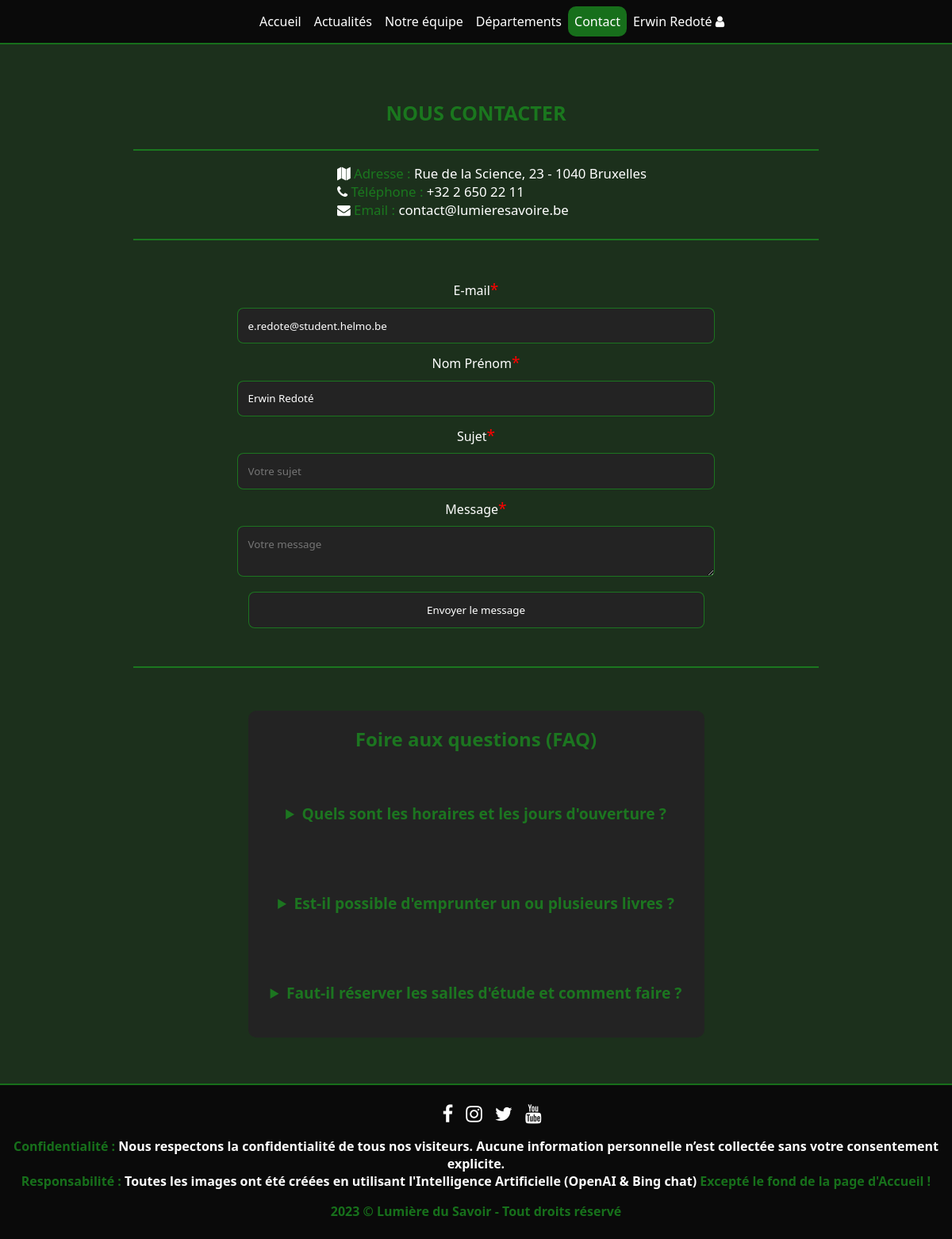
/contact.php (signed in), run on the app's committed database.
### tables this page shows
CREATE TABLE `devweb_faq` (
  `id` int NOT NULL,
  `question` text NOT NULL,
  `reply` text NOT NULL
);

### php/db_faq.php (called while the page is built, shortened)
<?php
class FaqQuestion {
    public static function getFaqQuestions() {
        $db = DBLink::connect2db(MYDB, $message);
        $sql = "SELECT * FROM " . self::TABLE_NAME;
        $result = $db->execute_query($sql);
        $questions = [];
        while ($row = $result->fetch_assoc()) {
            $question = new FaqQuestion();
            $question->id = $row['id'];
            $question->question = $row['question'];
            $question->reply = $row['reply'];
            $questions[] = $question;
        }
        return $questions;
    }
}
?>

### contact.php (the view, shortened to what this page needs)
<!DOCTYPE html>
<html lang="fr">
    <?php
        require_once("./inc/header.inc.php");
    ?>
    <body>
        <?php
            require_once("./inc/nav.inc.php");
            require_once("./php/util.php");
        ?>
        <main>
            <section class="subHeader">
                <h1>NOUS CONTACTER</h1><hr>
                <ul>
                    <li><i class="fa fa-map"></i><span> Adresse : </span>Rue de la Science, 23 - 1040 Bruxelles</li>
                    <li><i class="fa fa-phone"></i><span> Téléphone : </span>+32 2 650 22 11</li>
                    <li><i class="fa fa-envelope"></i><span> Email : </span>contact@lumieresavoire.be</li>
                </ul>
                <hr>
            </section>
            <section>
                <form action="./contact.php" method="post">
                    <label for="mail">E-mail<span class="required">*</span></label>
                    <input type="email" id="mail" name="user_mail" placeholder="john.california@gmail.com" <?php Util::getDefaultValue("user_mail") ?> required>
                    <label for="name">Nom Prénom<span class="required">*</span></label>
                    <input type="text" id="name" name="user_name" placeholder="Jhon California" <?php Util::getDefaultValue("user_name") ?> required>
                    <label for="subject">Sujet<span class="required">*</span></label>
                    <input type="text" id="subject" name="user_subject" placeholder="Votre sujet" required>
                    <label for="msg">Message<span class="required">*</span></label>
                    <textarea id="msg" name="user_message" placeholder="Votre message" required></textarea>
                    <button type="submit">Envoyer le message</button>
                </form>
            </section>
            <section>
                <hr><br><br>
                <div class="cardsContainer">
                    <article class="faq">
                        <h2>Foire aux questions (FAQ)</h2>
                        <?php
                            require_once("./php/db_faq.php");
                            foreach(FaqQuestion::getFaqQuestions() as $question) {
                                echo '<details>';
                                echo '<summary>' . $question->question . '</summary>';
                                echo '</details>';
                            }
                        ?>
                    </article>
                </div>
            </section>
        </main>
        <?php require_once("./inc/footer.inc.php"); ?>
    </body>
</html>

### css/style.css (style rules this page uses)
:root { --main-color: #1b8a20cb; --black-color: rgb(10, 10, 10); --soft-black-color: rgb(28, 48, 28); --grey-color: rgb(35, 35, 35) }
* { font-family: 'Segoe UI', Tahoma, Geneva, Verdana, sans-serif; color: #fff; }
html { background-color: var(--soft-black-color); }
body { margin: 0; }
ul { list-style: none; }
h1, h2, h3, h4, h5, h6 { color: var(--main-color); }
article { background-color: var(--grey-color); border-radius: 10px; display: flex; flex-direction: column; justify-content: space-between; width: 20rem; margin: 10px; text-align: left; }
article p, article h2 { padding-left: 10px; padding-right: 10px; }
.cardsContainer { display: flex; justify-content: center; flex-wrap: wrap; }
section { padding: 0 25px; margin: 3rem 0 }
span { color: var(--main-color); }
hr { border: 1px solid var(--main-color); width: 75%; margin-bottom: 0; }
details { text-align: center; margin: 1.2rem 0; }
details summary { font-size: 1.5em; font-weight: bold; color: var(--main-color); margin: 1.5rem 0; }
.faq>details summary { font-size: 1.2em; font-weight: bold; color: var(--main-color); margin: 1.5rem 0; }
.faq { width: 50%; text-align: center; }
form { display: flex; flex-direction: column; justify-content: center; align-items: center; margin: 2rem 0; }
form input, form textarea, form button, form select { background-color: var(--grey-color); border: 1px solid var(--main-color); color: #fff; width: 100%; padding: .8rem; margin: .6rem 0; border-radius: 8px; width: 50%; }
form button { display: flex; justify-content: center; margin: 0 auto; margin-top: .6rem; cursor: pointer; }
form textarea { resize: vertical; }
form .required { color: red; font-size: 1.2em; }
.subHeader { display: flex; flex-direction: column; align-items: center; justify-content: center; font-size: 1.05em; }

### data on the page
devweb_faq: question "Quels sont les horaires et les jours d'ouverture ?"
devweb_faq: question "Est-il possible d'emprunter un ou plusieurs livres ?"
devweb_faq: question "Faut-il réserver les salles d'étude et comment faire ?"

### other printed values
$user->nameUser "Erwin"
$user->lastnameUser "Redoté"
